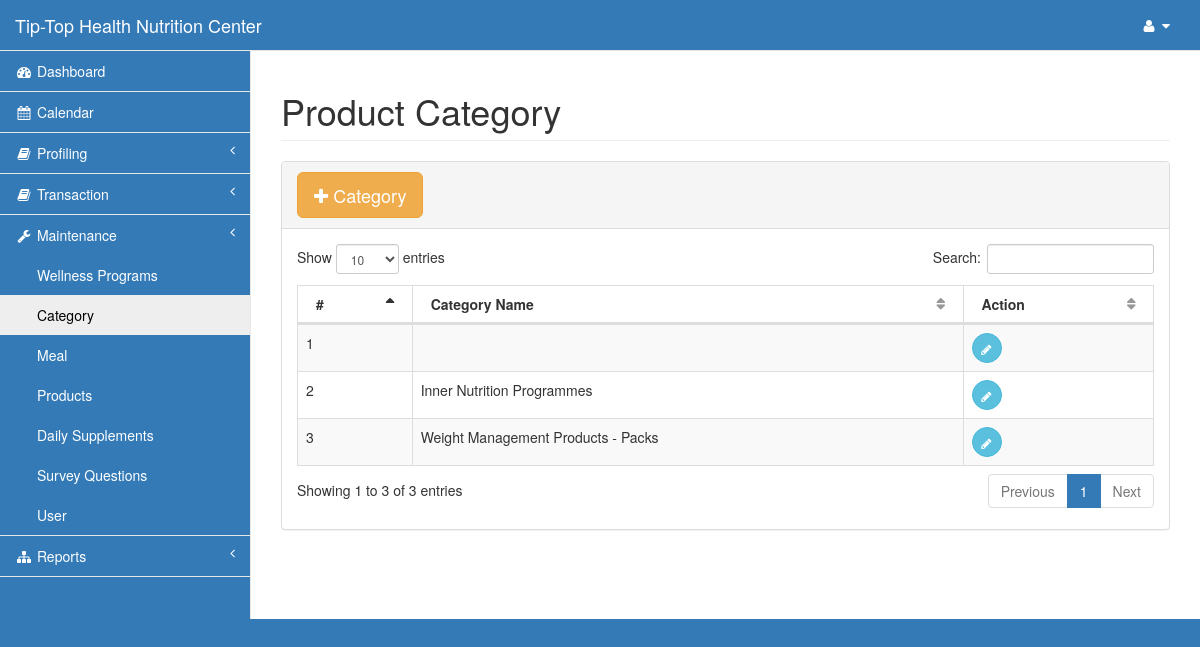
The app's page /pages/category.php (signed in) with its own data.
### tables this page shows
CREATE TABLE `category` (
  `cat_id` int(11) NOT NULL,
  `cat_name` varchar(50) NOT NULL
);

### pages/category.php (the view, shortened to what this page needs)
<?php include('session.php');?>
<!DOCTYPE html>
<html lang="en">
<head>
    <?php include('css.php');?>
</head>
<body>
    <div id="wrapper">
        <?php include('nav.php');?>
        <div id="page-wrapper">
            <div class="row">
                <div class="col-lg-12">
                    <h1 class="page-header">Product Category</h1>
                </div>
            </div>
            <div class="row">
                <div class="col-lg-12">
                    <div class="panel panel-default">
                        <div class="panel-heading">
                            <button type="button" class="btn btn-warning btn-lg" data-toggle="modal" data-target="#myModal"><i class="fa fa-plus"></i> Category </button>
                        </div>
                        <div class="panel-body">
                            <table width="100%" class="table table-striped table-bordered table-hover" id="dataTables-example">
                                <thead>
                                    <tr>
                                        <th>#</th>
                                        <th>Category Name</th>
                                        <th>Action</th>
                                    </tr>
                                </thead>
                                <tbody>
<?php
        $query=mysqli_query($con,"select * from category order by cat_name")or die(mysqli_error($con));
            $i=1;
          while ($row=mysqli_fetch_array($query)){
            $id=$row['cat_id'];
?>
                                    <tr class="odd gradeX">
                                        <td class="center"><?php echo $i;?></td>
                                        <td><?php echo $row['cat_name'];?></td>
                                        <td>
                                            <a href="" class="btn btn-info btn-circle" data-toggle="modal" data-target="#edit<?php echo $id;?>"><i class="fa fa-pencil"></i></a>
                                        </td>
                                    </tr>
<?php $i++;}?>
                                </tbody>
                            </table>
                    </div>
                </div>
            </div>
        </div>
    </div>
</body>
</html>

### pages/css.php (style rules this page uses)
.navbar-default, body { background-color: #337ab7!important; }

### records on screen
category: cat_name "Inner Nutrition Programmes"
category: cat_name "Weight Management Products - Packs"
